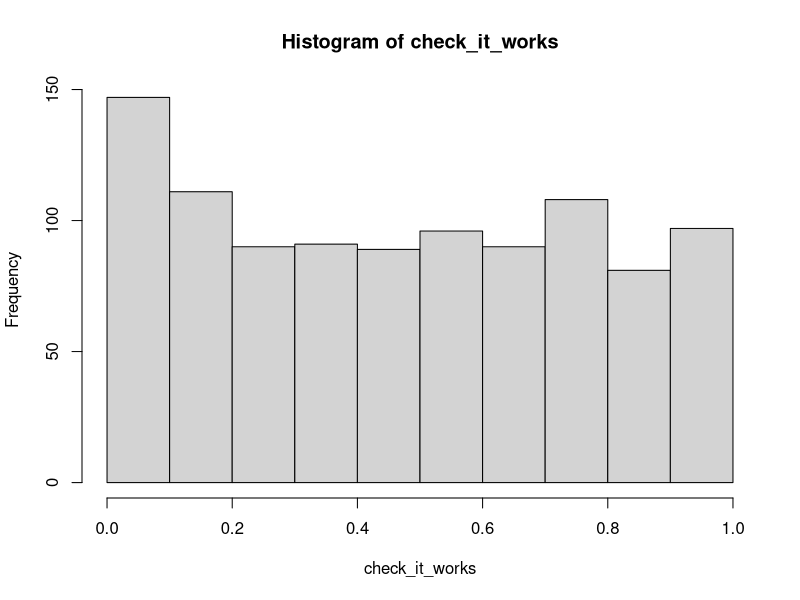
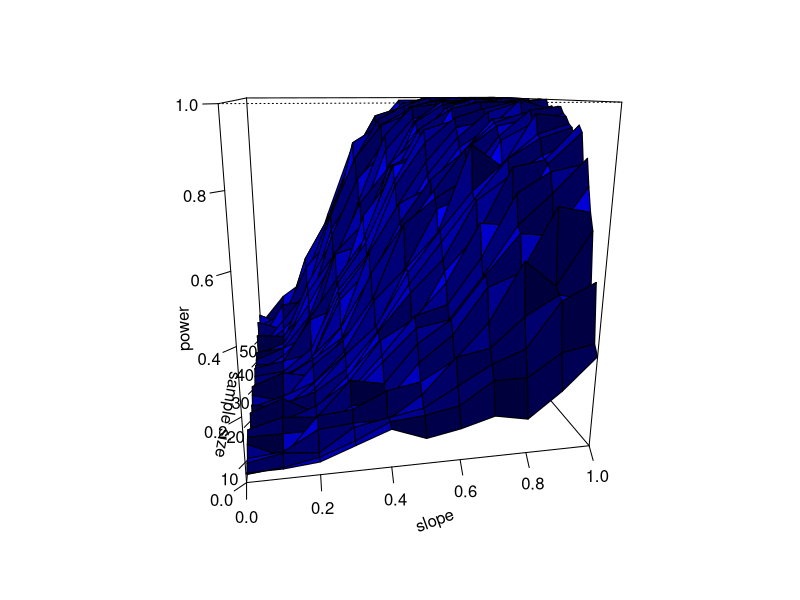
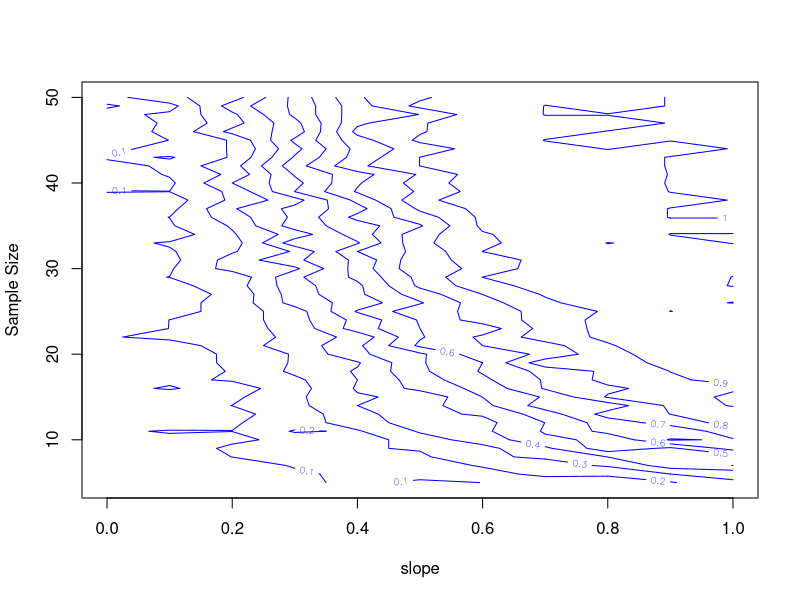
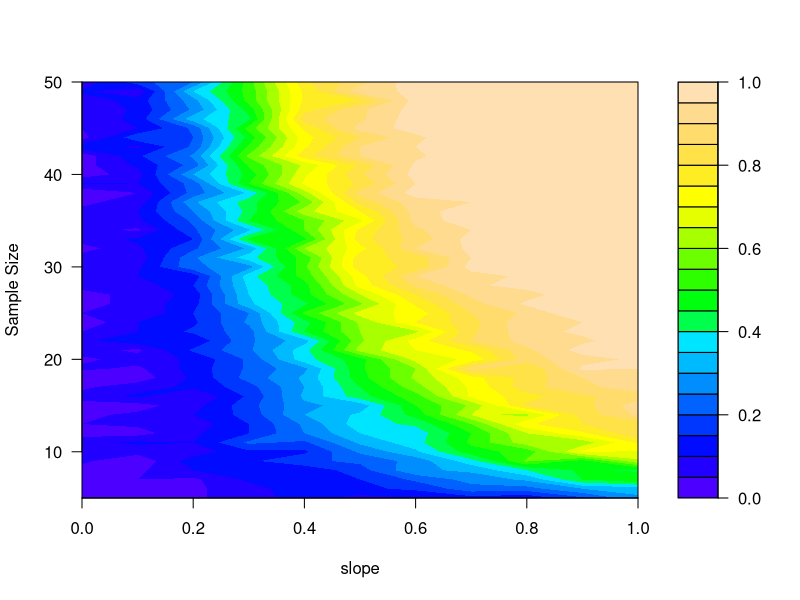

Recreate these plots in R, in order.
# Power Simulation Example using expand.grid and mapply instead of a for loop
# Ian Dworkin October 12 2014.
# This performs the same simulation as the "Pwer_3D.r" script, but using a more `R` like way, without the for loop, but using several vectorized functions.


# Not much evidence for a speed gain as compared to a for loop (may be a touch slower), but the differences seem negligible up to N=200.

#Global Parameter values
a = 0.5 # intercept
b <- seq(from=0, to=1.0,by=0.1)
std_dev = 2
sample_size <- seq(from=5,to=50,by=1)


# use expand grid to get all combinations of b and sample_size
b_N <- expand.grid(b, sample_size)  # may be worth looking at b_N to see what is being stored.
dim(b_N)
colnames(b_N) <- c("b", "sample_size") 

# Here is the function to generate the simulation and fit the model given the simulated data.
SimulatePower <- function(sample_size, b_b, a, std_dev){
	x <- rnorm(sample_size, mean=0, sd=1)
	y_det <- a + b_b*x
    y_sim <- rnorm(sample_size, mean=y_det, sd=std_dev)
    lm1 <- lm(y_sim~x)
    pval <- coef(summary(lm1))[2,4]
 }

# We Can use this for one sample_size and slope
check_it_works <- replicate(1000, SimulatePower(sample_size=15, b_b=0.4, a=0, std_dev=3))
hist(check_it_works, freq=T)

# The basic approach works like this. This goes through all combinations of sample_size and b (in b_N) and runs the SimulationPower().
p_values <- mapply(SimulatePower, 
    sample_size  = b_N$sample_size, b_b = b_N$b, 
    MoreArgs=list(a=0, std_dev=1)) 

system.time(
# And if we want to repeat this, we can do it easily with replicate    
rep_p <- replicate(100, mapply(SimulatePower, 
    sample_size  = b_N$sample_size, b_b = b_N$b, 
    MoreArgs=list(a=0, std_dev=1)) ) 
)

# Each row represents a distinct combination of sample size and slope. Each column an iteration of that simulation
dim(rep_p)

# Now we can compute the power. We use the apply like funcion to get determine the fraction of p-values less than 0.05
power_lev <- apply(rep_p, MARGIN=1, 
    function(x) length(x[x<=0.05])/length(x)) # how many p-values are less than 0.05


# The only problem with this approach is that you need to make the matrix of p-values, which are otherwise just stored as a single vector
grid_matrix <- matrix(data=power_lev, nrow=length(b), ncol=length(sample_size))

persp(x=b ,y=sample_size, z=grid_matrix, col="blue", 
    theta=-10, shade=0.75, phi=15, d=2, r=0.1,
    xlab="slope", ylab="sample size", zlab="power", 
    ticktype="detailed")

contour(z=grid_matrix, y=sample_size, x=b, col="blue",  xlab="slope", ylab="Sample Size")

filled.contour(z=grid_matrix, y=sample_size, x=b, 
    xlim=c(min(b),max(b)), ylim=c(min(sample_size), max(sample_size)), 
    ylab="Sample Size", xlab="slope", color = topo.colors)

# See the other script for additional plotting examples.  